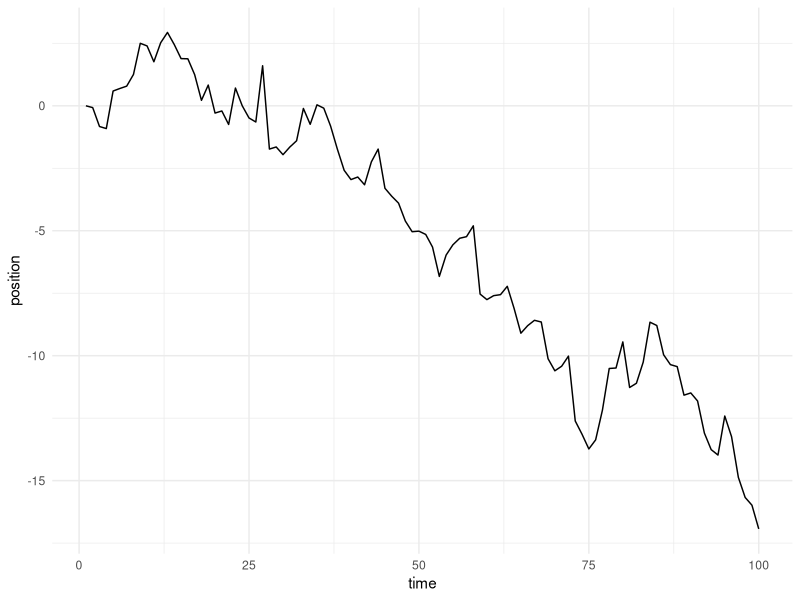
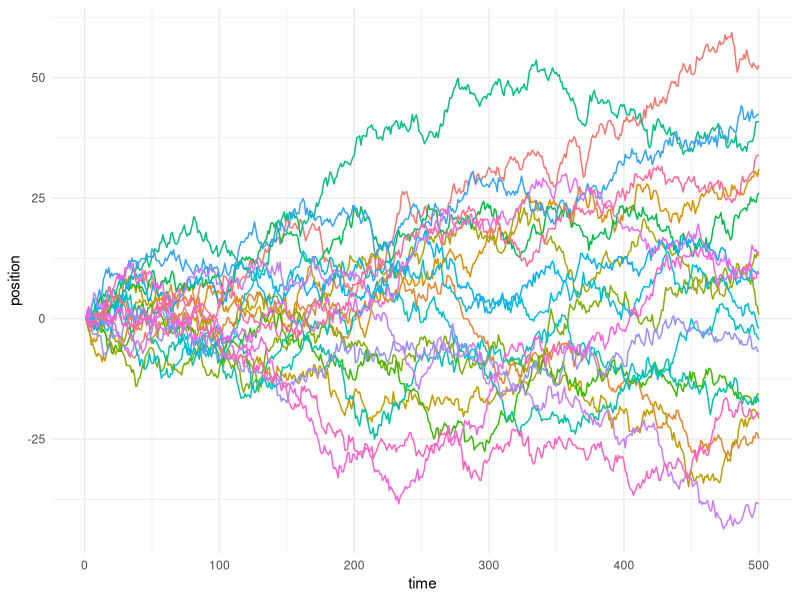

These charts were generated, in order, by the following R code:
## ---- chunk 1
knitr::opts_chunk$set(echo = T, message = F, warning = F, fig.path = "static/rmarkdown-libs", fig.align = 'center')
suppressPackageStartupMessages(library(tidyverse))
## ---- chunk 2
## library(purrr)
## library(magrittr)
## library(ggplot2)

randomly_walk <- function(.ix = c(), n_steps = 100) {
  results <- numeric(n_steps)
  for (i in 1:(n_steps-1)) {
    results[i + 1] <- results[i] + rnorm(1, 0, 1)
  }
  
  return(results)
}

(
  random_walk <- randomly_walk() %>%
    tibble(position = .)
)
## ---- chunk 3
random_walk %>%
  rownames_to_column(var = 'time') %>%
  mutate(time = time %>% as.numeric()) %>%
  ggplot(aes(time, position)) +
  geom_line() +
  theme_minimal()
## ---- chunk 4
n_steps <- 500
n_chains <- 20
twenty_walks <- map(
  1:n_chains, 
  randomly_walk,
  n_steps
) %>%
  tibble(position = .) %>%
  unnest(cols = c(position)) %>%
  mutate(
    time = rep(1:n_steps, n_chains),
    walk = map(1:n_chains, rep, n_steps) %>% 
      unlist() %>% 
      as.factor()
  )

twenty_walks %>%
  ggplot() +
  aes(time, position, color = walk) +
  geom_line() +
  theme_minimal() + 
  theme(legend.position = 'none')
## ---- chunk 5
run_rwmh <- function(n_iters = 1000, island_populations = 1:4) {
  locations <- numeric(n_iters)
  
  ## randomly choose an island to start on
  locations[1] <- sample(island_populations, 1)

  for (i in 1:(n_iters-1)) {
    
    ## propose a new island to go to
    proposal_island <- sample(setdiff(island_populations, locations[i]), 1) 
    
    ## if that island has more people, always go
    if (proposal_island > locations[i]) {
      locations[i + 1] <- proposal_island
    } else {
      ## if it has fewer people, flip a coin with probability
      ##   proportional to the ratio of the populations to
      ##   decide whether to go or stay
      acceptance_probability <- proposal_island / locations[i]
      locations[i + 1] <- 
        sample(
          c(proposal_island, locations[i]), 1, 
          prob = c(acceptance_probability, 1 - acceptance_probability)
        )
    }
  }
  return(locations)
}
## ---- chunk 6
run_rwmh(n_iters = 10) %>%
  tibble(island = .) %>%
  group_by(island) %>%
  summarize(days_spent = n(), .groups = 'drop') %>%
  mutate(day_proportion = days_spent / sum(days_spent))
## ---- chunk 7
some_islands <- run_rwmh(n_iters = 10000) %>%
  tibble(island = .) %>%
  group_by(island) %>%
  summarize(days_spent = n(), .groups = 'drop') %>%
  mutate(day_proportion = days_spent / sum(days_spent),
         error_margin = day_proportion / (island / sum(island)) - 1)

mean_error_margin <- mean(some_islands$error_margin)
sd_error_margin <- sd(some_islands$error_margin)
some_islands
## ---- chunk 8
more_islands <- run_rwmh(n_iters = 10000, island_populations = 1:100) %>%
  tibble(island = .) %>%
  group_by(island) %>%
  summarize(days_spent = n(), .groups = 'drop') %>%
  mutate(day_proportion = days_spent / sum(days_spent),
         error_margin = day_proportion / (island / sum(island)) - 1)

mean_error_margin <- mean(more_islands$error_margin)
sd_error_margin <- sd(more_islands$error_margin)
more_islands
## ---- chunk 9
more_iters <- run_rwmh(n_iters = 1000000, island_populations = 1:100) %>%
  tibble(island = .) %>%
  group_by(island) %>%
  summarize(days_spent = n(), .groups = 'drop') %>%
  mutate(day_proportion = days_spent / sum(days_spent),
         error_margin = day_proportion / (island / sum(island)) - 1)

mean_error_margin <- mean(more_iters$error_margin)
sd_error_margin <- sd(more_iters$error_margin)
more_iters
